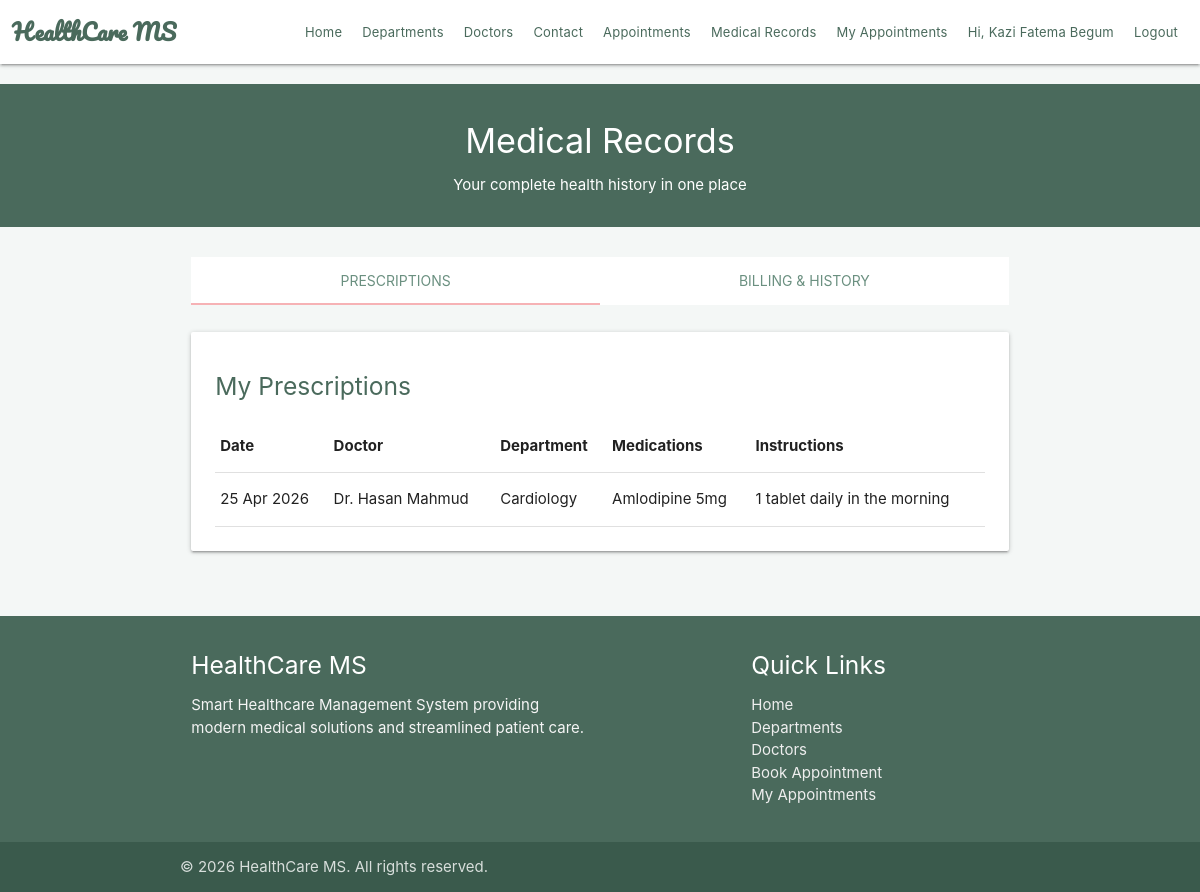
The page /patient-records.php (signed in) on the database as committed earlier.
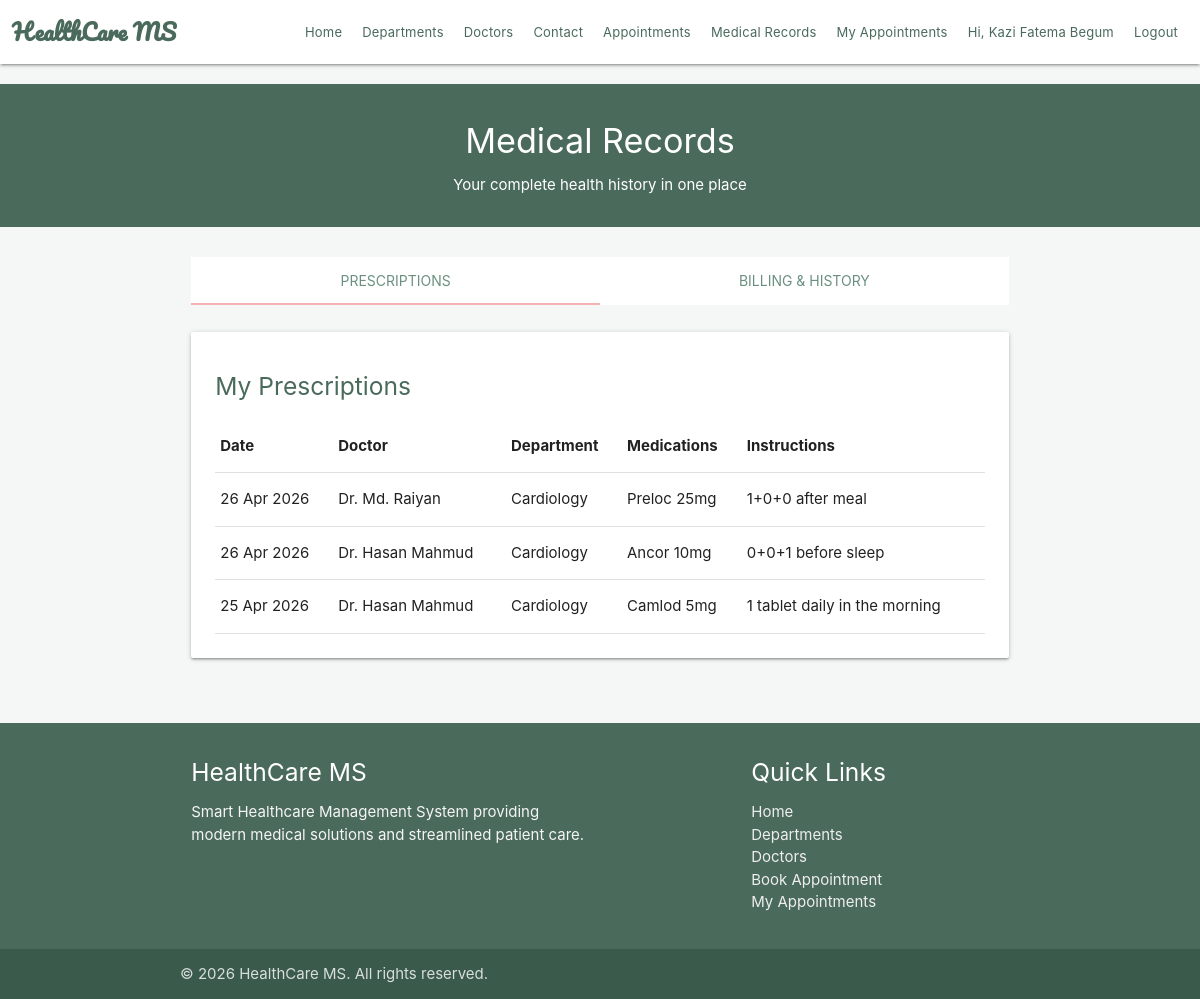
The same page on the database as committed later.
### tables this page shows
CREATE TABLE `prescriptions` (
    `id` int(11) NOT NULL AUTO_INCREMENT,
    `doctor_id` int(11) NOT NULL,
    `patient_id` int(11) NOT NULL,
    `medications` varchar(500) NOT NULL,
    `instructions` varchar(1000) DEFAULT NULL,
    `created_at` datetime NOT NULL,
    PRIMARY KEY (`id`),
    CONSTRAINT `fk_presc_doctor` FOREIGN KEY (`doctor_id`) REFERENCES `doctors` (`id`) ON DELETE CASCADE ON UPDATE CASCADE,
    CONSTRAINT `fk_presc_patient` FOREIGN KEY (`patient_id`) REFERENCES `users` (`id`) ON DELETE CASCADE ON UPDATE CASCADE
);

CREATE TABLE `users` (
    `id` int(11) NOT NULL,
    `name` varchar(100) NOT NULL,
    `email` varchar(100) NOT NULL,
    `password` varchar(100) NOT NULL,
    `role` enum('patient','doctor') NOT NULL DEFAULT 'patient',
    `timestamp` varchar(100) DEFAULT NULL,
    PRIMARY KEY (`id`),
    UNIQUE KEY `uq_email` (`email`)
);

CREATE TABLE `departments` (
    `id` int(11) NOT NULL AUTO_INCREMENT,
    `dept_name` varchar(250) NOT NULL,
    `short_desc` varchar(250) NOT NULL,
    `long_desc` varchar(500) NOT NULL,
    PRIMARY KEY (`id`)
);

### patient-records.php (the view, shortened to what this page needs)
<?php
require_once('backends/connection-pdo.php');
$user_id = $_SESSION['user_id'];
$sql_presc = "SELECT p.*, u.name as doctor_name, dept.dept_name
            FROM prescriptions p
            JOIN users u ON p.doctor_id = u.id
            JOIN doctors d ON p.doctor_id = d.id
            JOIN departments dept ON d.dept_id = dept.id
            WHERE p.patient_id = ?
            ORDER BY p.id DESC";
$query_presc = $pdoconn->prepare($sql_presc);
$query_presc->execute([$user_id]);
$prescriptions = $query_presc->fetchAll(PDO::FETCH_ASSOC);
?>
<!DOCTYPE html>
<html lang="en">
<head>
    <link rel="stylesheet" href="https://cdnjs.cloudflare.com/ajax/libs/materialize/1.0.0/css/materialize.min.css">
    <link rel="stylesheet" href="css/style.css">
    <link rel="stylesheet" href="css/healthcare-theme.css">
</head>
<body>
    <?php require('chunks/navbar.php'); ?>
    <div class="section white-text center" style="background: #4a6a5c; margin-top: 20px;">
        <h4>Medical Records</h4>
        <p>Your complete health history in one place</p>
    </div>
    <div class="container" style="margin-top: 30px; margin-bottom: 50px;">
        <div class="row">
            <div class="col s12">
                <ul class="tabs">
                    <li class="tab col s6"><a class="active" href="#prescriptions" style="color: #6b9080;">Prescriptions</a></li>
                    <li class="tab col s6"><a href="#billing" style="color: #6b9080;">Billing & History</a></li>
                </ul>
            </div>
            <div id="prescriptions" class="col s12" style="margin-top: 20px;">
                <div class="card">
                    <div class="card-content">
                        <h5 style="color: #4a6a5c; margin-bottom: 20px;">My Prescriptions</h5>
                        <table class="highlight responsive-table">
                            <thead>
                                <tr>
                                    <th>Date</th>
                                    <th>Doctor</th>
                                    <th>Department</th>
                                    <th>Medications</th>
                                    <th>Instructions</th>
                                </tr>
                            </thead>
                            <tbody>
                                <?php if (count($prescriptions) > 0): ?>
                                    <?php foreach ($prescriptions as $presc): ?>
                                        <tr>
                                            <td><?php echo htmlspecialchars(date('d M Y', strtotime($presc['created_at']))); ?></td>
                                            <td><?php echo htmlspecialchars($presc['doctor_name']); ?></td>
                                            <td><?php echo htmlspecialchars($presc['dept_name']); ?></td>
                                            <td><?php echo htmlspecialchars($presc['medications']); ?></td>
                                            <td><?php echo htmlspecialchars($presc['instructions']); ?></td>
                                        </tr>
                                    <?php endforeach; ?>
                                <?php else: ?>
                                    <tr>
                                        <td colspan="5" class="center">No prescriptions found.</td>
                                    </tr>
                                <?php endif; ?>
                            </tbody>
                        </table>
                    </div>
                </div>
            </div>
        </div>
    </div>
    <?php require('chunks/footer.php'); ?>
</body>
</html>

Rows that differ between the two databases and show on the page:
added prescriptions: created_at "26 Apr 2026", users.name "Dr. Md. Raiyan", departments.dept_name "Cardiology", medications "Preloc 25mg", instructions "1+0+0 after meal"
added prescriptions: created_at "26 Apr 2026", users.name "Dr. Hasan Mahmud", departments.dept_name "Cardiology", medications "Ancor 10mg", instructions "0+0+1 before sleep"
changed prescriptions "1 tablet daily in the morning": medications "Amlodipine 5mg" → "Camlod 5mg"
